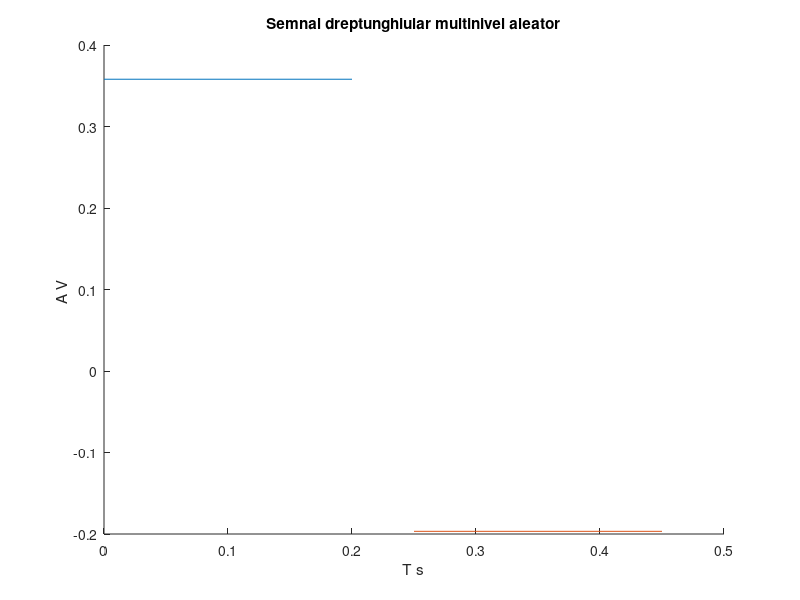

This chart was generated by the following MATLAB code:
hold on;
%folosesc aceasta intructiune pentru a pastra graficul curent atunci cand
%adaug alt grafic
%temporara de 200ms
r1=rand(1);
r2=rand(1);

t1=0:.2:0.25;
t2=0.25:.2:0.5;
x1=r1*square(2*pi*4*t1,100);
x2=-r2*square(2*pi*4*t2,100);
plot(t1,x1);
plot(t2,x2);
xlabel('T s')
ylabel('A V ')
title('Semnal dreptunghiular multinivel aleator')
